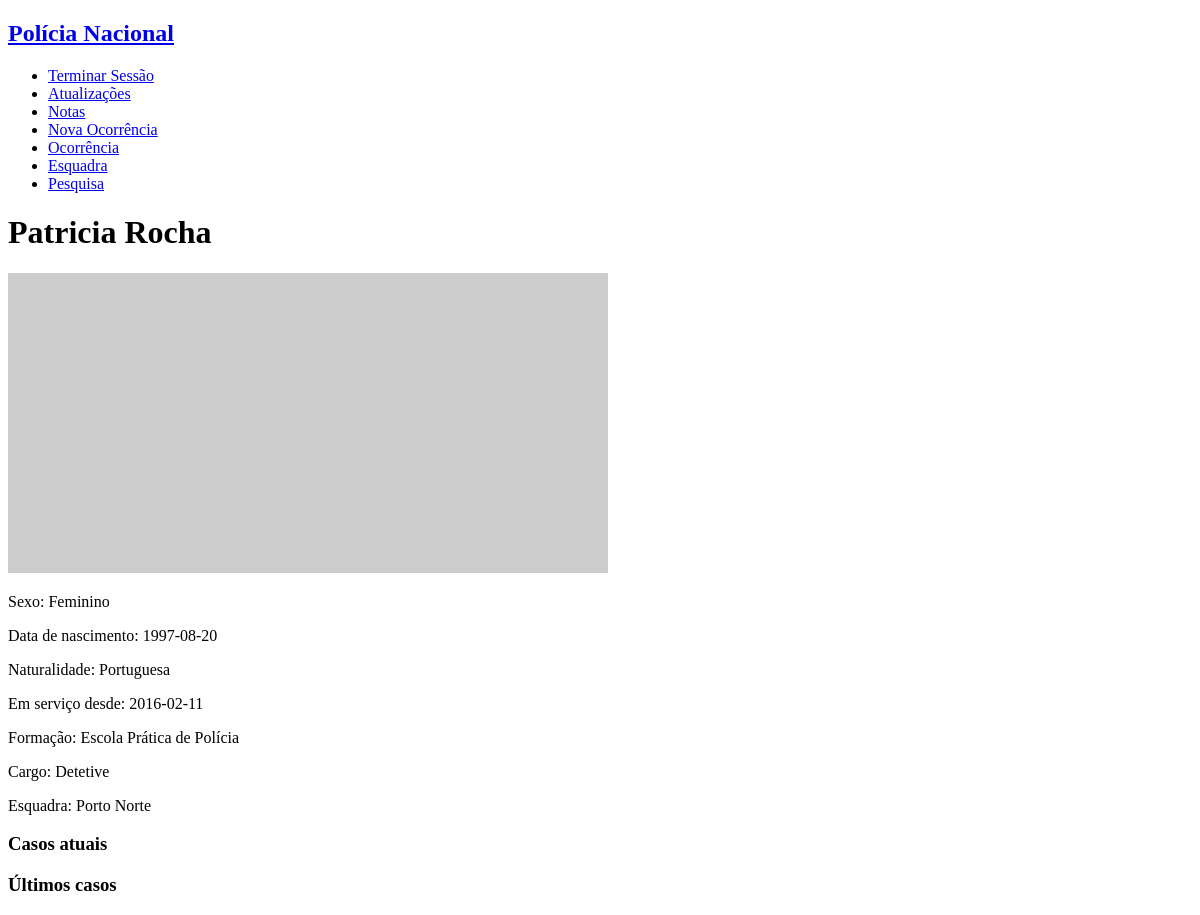
Before: /main.php?username=patricia (signed in) with the older database file.
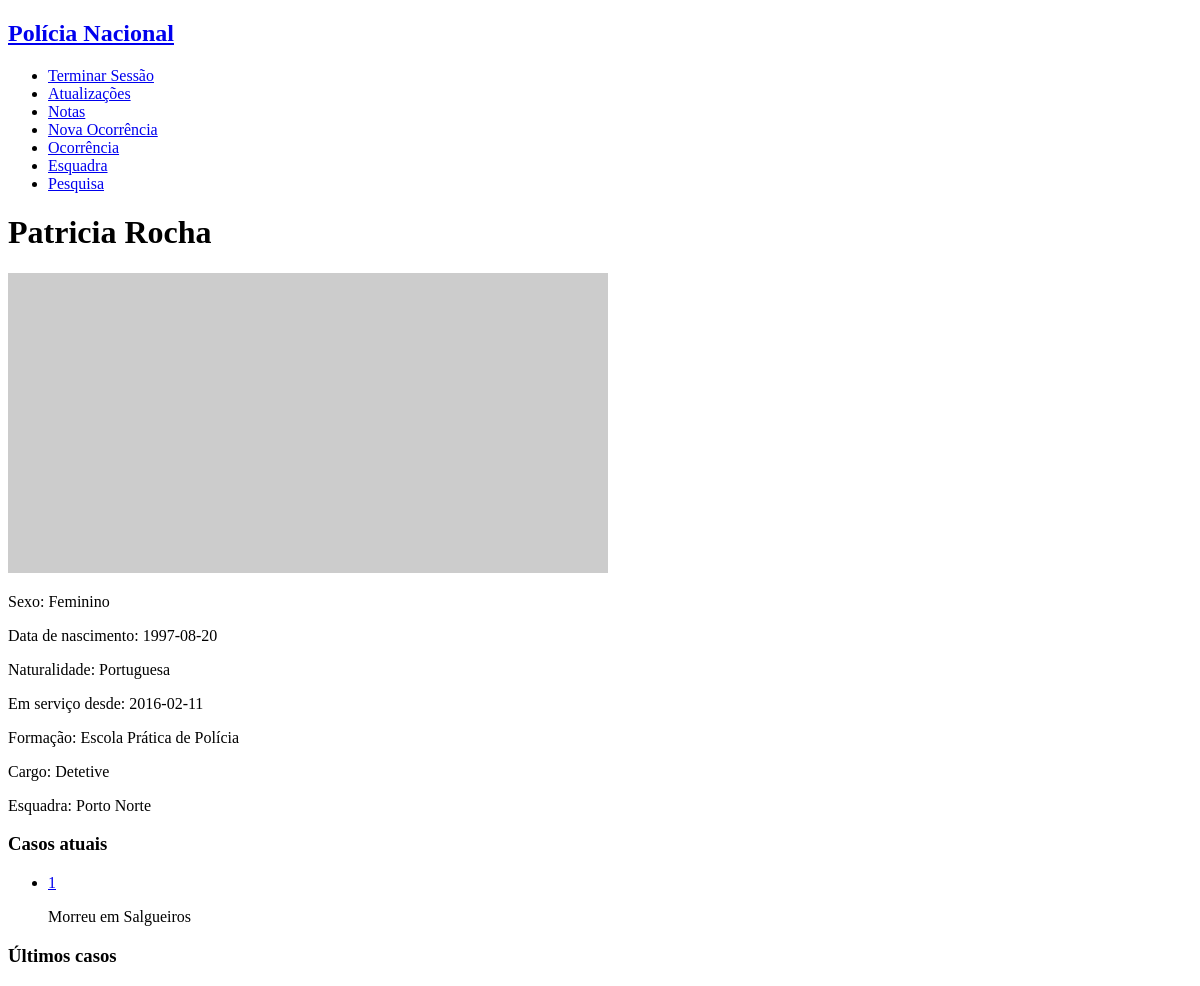
After: the same page with the newer database file.
### tables this page shows
CREATE TABLE personnel (
    username VARCHAR PRIMARY KEY,
    password VARCHAR NOT NULL,
    email VARCHAR(320) NOT NULL, -- 64 characters for local part + @ + 255 for domain name
    fullname VARCHAR(128),
    gender VARCHAR NOT NULL,
    birthdate date NOT NULL,
    naturality VARCHAR NOT NULL,
    start_service date NOT NULL,
    school VARCHAR REFERENCES schools NOT NULL,
    position VARCHAR REFERENCES positions NOT NULL,
    station INTEGER REFERENCES stations
);

CREATE TABLE stations (
    id INTEGER PRIMARY KEY,
    name VARCHAR NOT NULL,
    city VARCHAR NOT NULL,
    adress VARCHAR NOT NULL,
    chief VARCHAR REFERENCES personnel NOT NULL
);

CREATE TABLE works (
    username_personnel INTEGER REFERENCES personnel,
    id_occurrence INTEGER REFERENCES occurence,
    PRIMARY KEY (username_personnel, id_occurrence)
);

CREATE TABLE occurrences (
    id INTEGER PRIMARY KEY,
    type VARCHAR REFERENCES occ_type NOT NULL,
    title VARCHAR NOT NULL,
    chief_detective VARCHAR REFERENCES personnel,
    state VARCHAR NOT NULL,
    oppening_date date NOT NULL,
    location VARCHAR NOT NULL,
    description VARCHAR NOT NULL 
);

### database/connection.php (called while the page is built, shortened)
<?php $db = new PDO('sqlite:database/database.db');
function getUserByUsername($username) {
  global $db;
  $query = $db->prepare('SELECT * FROM personnel WHERE username = ?');
  $query->execute(array($username));
  return $query->fetch();
}
function getOccurrencesByUsername($username) {
  global $db;
  $query = $db->prepare('SELECT * FROM occurrences JOIN works ON username_personnel = ?');
  $query->execute(array($username));
  return $query->fetchAll();
}
function GetStationByID($id){
  global $db;
  $query = $db->prepare('SELECT * FROM stations WHERE id = ?');
  $query->execute([$id]);
  return $query->fetch();
}

### main.php (the view, shortened to what this page needs)
<?php
include_once('database/connection.php');
$username = $_SESSION['username'];
$occurrences = getOccurrencesByUsername($username);
?>
<!DOCTYPE html>
<html>
<?php include_once('common/header_aside.php'); ?>
<body>
    <div id="personal_info">
        <h1><?php echo $user['fullname']?></h1>
        <img src="http://lorempixel.com/600/300/business/" alt="photo">
        <p> Sexo: <?php echo $user['gender'] ?></p>
        <p> Data de nascimento: <?php echo $user['birthdate'] ?>  </p>
        <p> Naturalidade: <?php echo $user['naturality'] ?> </p>
        <p> Em serviço desde: <?php echo $user['start_service'] ?> </p>
        <p> Formação: <?php echo $user['school'] ?> </p>
        <p> Cargo: <?php echo $user['position'] ?> </p>
        <?php if ($user['position']!="Diretor Nacional"){?>
            <p> Esquadra: <?php echo $station['name'] ?></a></p>
        <?php } ?>
    </div>
    <div id="current_work">
        <h3>Casos atuais</h3>
        <ul>
            <?php foreach($occurrences as $occurrence) { ?>
                <?php if ($occurrence['state']=='Aberto') {?>
                    <?php echo "<li><a href='occurrence.php?id=" . $occurrence['id'] . "'>" . $occurrence['id'] . "</a><p>" . $occurrence['title'] . "</p></li>" ; ?>
                <? } ?>
            <? } ?>
        </ul>
    </div>
    <div id="past_work">
        <h3>Últimos casos</h3>
    </div>
</body>
</html>

### common/header_aside.php
<?php
$username = $_SESSION['username'];
$user = getUserByUsername($username);
$station=GetStationByID($user['station']);
?>
<!DOCTYPE html>
<html lang="en-US">
    <header>
        <a href="main.php"><h2>Polícia Nacional</h2></a>
    </header>
    <aside id="right_bar">
            <ul>
                <li><a href="log_out.php">Terminar Sessão</a></li>
                <li><a href="news.php">Atualizações</a></li>
                <li><a href="notes.php">Notas</a></li>
                <li><a href="new_occurence.php">Nova Ocorrência</a></li>
                <li><a href="occurences.php">Ocorrência</a></li>
                <?php if ($user['position']!="Diretor Nacional"){?>
                    <li><a href="station.php?station=<?=$station['id']?>">Esquadra</a></li>
                <?php } ?>
                <li><a href="search.php">Pesquisa</a></li>
            </ul>
    </aside>
</html>

Changed rows visible on the page:
added works: id_occurrence "1", id_occurrence.title "Morreu em Salgueiros"
